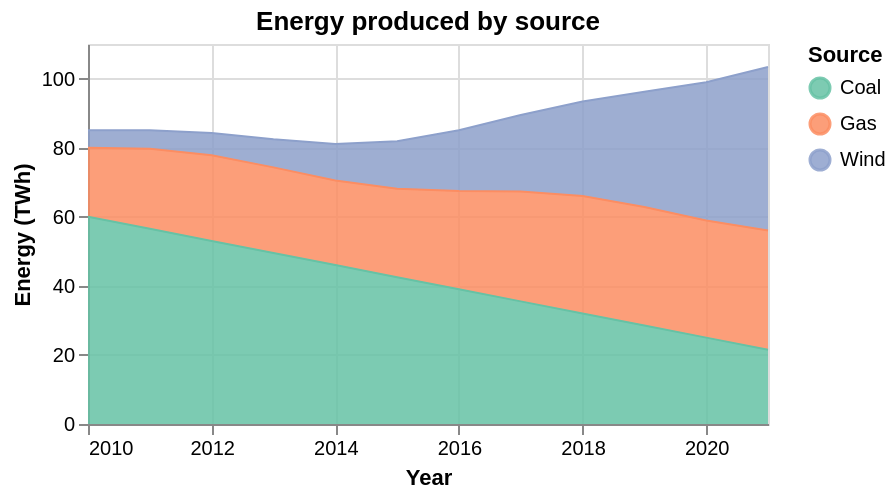

The Vega-Lite source for this figure:
### Vega-Lite specification from a JSON file in a GitHub repository (floating-point values rounded to 4 significant figures)
{"$schema": "https://vega.github.io/schema/vega-lite/v6.json", "description": "A stacked area of three invented energy sources over twelve years.", "title": "Energy produced by source", "width": 340, "height": 190, "data": {"sequence": {"start": 0, "stop": 12, "as": "i"}}, "transform": [{"calculate": "2010 + datum.i", "as": "year"}, {"calculate": "60 - datum.i * 3.5", "as": "Coal"}, {"calculate": "20 + datum.i * 1.5 + 2 * sin(datum.i)", "as": "Gas"}, {"calculate": "5 + datum.i * datum.i * 0.35", "as": "Wind"}, {"fold": ["Coal", "Gas", "Wind"], "as": ["source", "twh"]}], "mark": {"type": "area", "opacity": 0.85, "line": {"strokeWidth": 1}}, "encoding": {"x": {"field": "year", "type": "quantitative", "axis": {"format": "d", "tickMinStep": 2}, "title": "Year"}, "y": {"field": "twh", "type": "quantitative", "stack": "zero", "title": "Energy (TWh)"}, "color": {"field": "source", "type": "nominal", "scale": {"scheme": "set2"}, "title": "Source"}, "order": {"field": "source", "type": "nominal"}}}
